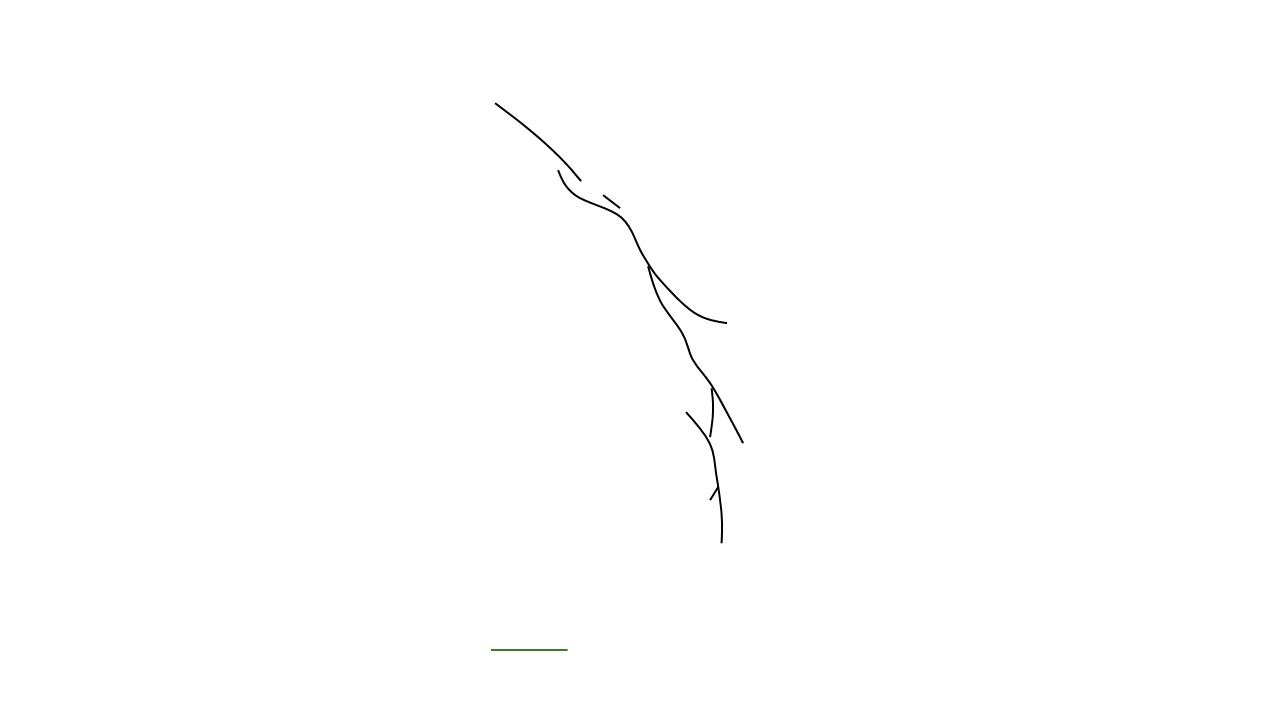
#> input picture ImageToInput/FaultImage.jpg, 1280 x 720 px, found by its file name
$ python Fault_segmentation_entire_process.py
#> lines starting #> are read from the running program, lines starting #| are printed output that depends on the picture; after the words box and inside, x2 and y2 are one past the last pixel; in counts of white or black regions, pixels touching at a corner belong together
import cv2
import numpy as np
import math
from skimage.morphology import skeletonize
from skimage.util import invert
import sknw
import networkx as nx
from scipy.ndimage import convolve
from scipy.sparse import csr_matrix
from scipy.sparse.csgraph import dijkstra


"""
Input file name should be [Faultimage.jpg].

This script processes an input drawing of a fault line by performing the following steps:
1. Background removal: Keeps only the black fault lines and green scale line parts of the image.
2. Fault segmentation: Removes the green scale line, skeletonizes the remaining drawing,
   computes its length using Dijkstra's algorithm, and segments it into individual lines.
3. Line segment splitting: Filters out duplicate or very similar overlapping segments.

The processed outputs include images with marked endpoints and a text file with the segment endpoints,
with coordinates scaled to real-world units (kilometers).
"""


# Give the scale length (units correspond to its real-life length in kilometers)
scale_length = 100.0

# Define the min and max segment lengths in real-world units, then convert to pixels
min_length_units = 1.9  # minimum segment length in units    # finecase: 2.9
max_length_units = 2.5   # maximum segment length in units   # finecase: 3.7

# Change this line to rename the file you want to analyze
base_name = "ImageReader/Faultimage"

# Write the real file names and paths
drawing_file = f"{base_name}.jpg"
# no_background_file = f"{base_name}_drawing_no_background.jpg"
no_background_file = f"{base_name}.jpg"
segmented_endpoints_file = f"{base_name}_segmented_endpoints.txt"
segmented_file = f"{base_name}_segmented.jpg"


def background_remover():
    """
    Reads the drawing file, removes the background by keeping only black and green parts,
    and saves the result as the no-background file.
    """
    # Read the image
    image = cv2.imread(drawing_file)
#> image is the input picture: shape (720, 1280, 3); mean B, G, R 254.5, 254.5, 254.5
    if image is None:
        print(f"Can't read the image '{drawing_file}'.")
        exit()

    # Convert to HSV color space
    hsv = cv2.cvtColor(image, cv2.COLOR_BGR2HSV)
#> hsv: shape (720, 1280, 3); mean H, S, V 0.1, 0, 254.5

    # Define HSV ranges for black and green
    lower_black = np.array([0, 0, 0])
    upper_black = np.array([180, 255, 50])
    lower_green = np.array([35, 40, 40])
    upper_green = np.array([85, 255, 255])

    # Create masks for black and green colors
    mask_black = cv2.inRange(hsv, lower_black, upper_black)
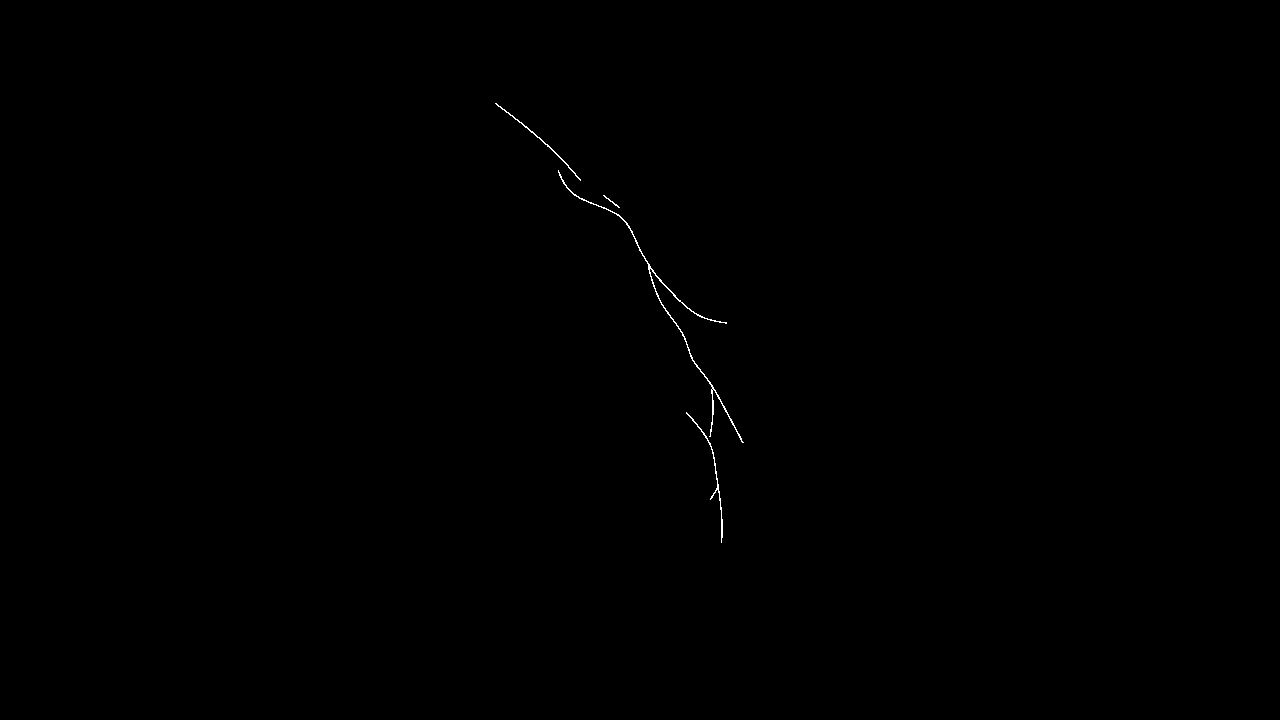
#> mask_black: shape (720, 1280); 0.12% white in thin lines or dots, all inside (x1, y1, x2, y2) = (495, 103, 744, 543)
    mask_green = cv2.inRange(hsv, lower_green, upper_green)
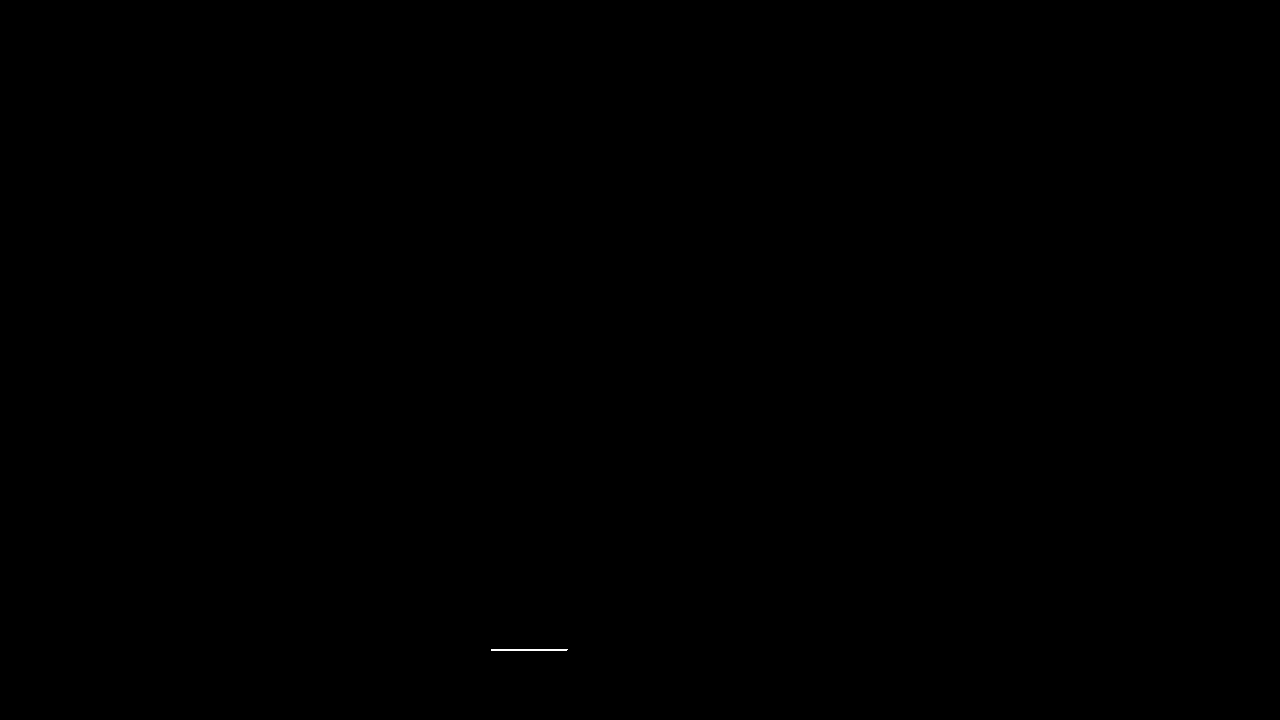
#> mask_green: shape (720, 1280); 0.02% white in thin lines or dots, all inside (x1, y1, x2, y2) = (491, 649, 568, 651)

    # Combine the masks
    mask = cv2.bitwise_or(mask_black, mask_green)
#> mask: shape (720, 1280); 0.14% white in thin lines or dots, all inside (x1, y1, x2, y2) = (491, 103, 744, 651)

    # Create an output image with a white background
    output = np.full_like(image, 255)
    output[mask != 0] = image[mask != 0]

    # Save the image without background
    cv2.imwrite(no_background_file, output)
    print("Background removal done")

def fault_segmentation():
    """
    Reads the no-background image, takes out the green fault line,
    computes a skeleton and its length, then segments the skeleton
    into lines, and finally saves both an image with blue points
    and a text file with the endpoints.
    """
    # Read the image with no background
    image = cv2.imread(no_background_file)
    if image is None:
        print(f"Can't read '{no_background_file}'.")
        exit()
    height, width = image.shape[:2]
#> height = 720; width = 1280

    # Convert image to HSV and create a mask for green
    hsv = cv2.cvtColor(image, cv2.COLOR_BGR2HSV)
#> hsv: shape (720, 1280, 3); mean H, S, V 0.1, 0, 254.7
    lower_green = np.array([40, 40, 40])
    upper_green = np.array([80, 255, 255])
    mask_green = cv2.inRange(hsv, lower_green, upper_green)
#> mask_green: shape (720, 1280); 0.02% white in thin lines or dots, all inside (x1, y1, x2, y2) = (495, 649, 566, 651)
    mask_green_bool = mask_green > 0

    # Skeletonize the green mask
    skeleton_green = skeletonize(mask_green_bool)
#> skeleton_green: shape (720, 1280) bool; 0.01% white in thin lines or dots, all inside (x1, y1, x2, y2) = (495, 649, 566, 650)

    def find_endpoints(skel):
        """
        Finds endpoints in a skeletonized binary image.
        """
        kernel = np.array([[1, 1, 1],
                           [1, 10, 1],
                           [1, 1, 1]])
        neighbor_count = convolve(skel.astype(int), kernel, mode='constant', cval=0)
#> neighbor_count: shape (720, 1280) int64; 6 distinct labels, from 0 to 12
        endpoints = np.logical_and(skel, neighbor_count == 11)
        return endpoints

    # Find endpoints of the green skeleton and mark them with blue dots
    endpoints_green = find_endpoints(skeleton_green)
    coords = np.column_stack(np.where(endpoints_green))
#> coords = [[649, 495], [649, 565]]
    if coords.shape[0] != 2:
        print("Found more than two endpoints for the green line.")
    # In OpenCV, color is in BGR. Blue is (255, 0, 0)
    for y, x in coords:
        cv2.circle(image, (x, y), radius=3, color=(255, 0, 0), thickness=-1)
#> this loop made 2 passes
#> image: shape (720, 1280, 3); mean B, G, R 254.7, 254.7, 254.6

    def compute_skeleton_length(skel):
        """
        Calculates the length of a skeleton (in pixels) using a Dijkstra shortest-path
        between its two endpoints.
        """
        coords = np.column_stack(np.where(skel))
#> coords = 71 pairs, first value 649 to 649, second value 495 to 565
        indices = np.ravel_multi_index((coords[:, 0], coords[:, 1]), skel.shape)
#> indices = 71 values from 831215 to 831285
        index_map = -np.ones(skel.shape, dtype=int)
        index_map[coords[:, 0], coords[:, 1]] = np.arange(len(coords))
#> index_map: shape (720, 1280) int64; 72 distinct labels, from -1 to 70
        data = []
        row_ind = []
        col_ind = []
        for i in range(len(coords)):
            y, x = coords[i]
            neighbors = [(y - 1, x - 1), (y - 1, x), (y - 1, x + 1),
                         (y, x - 1),               (y, x + 1),
                         (y + 1, x - 1), (y + 1, x), (y + 1, x + 1)]
            for ny, nx in neighbors:
                if 0 <= ny < skel.shape[0] and 0 <= nx < skel.shape[1]:
                    if skel[ny, nx]:
                        j = index_map[ny, nx]
                        if j >= 0:
                            dist = np.hypot(ny - y, nx - x)
                            data.append(dist)
                            row_ind.append(i)
                            col_ind.append(j)
#> this loop made 71 passes
#> after the loop, col_ind = 140 values, max 70 at index 138, min 0 at index 1, mean 35; data = 140 values from 1 to 1; row_ind = 140 values from 0 to 70
        adjacency = csr_matrix((data, (row_ind, col_ind)), shape=(len(coords), len(coords)))
        endpoints_coords = np.column_stack(np.where(find_endpoints(skel)))
#> endpoints_coords = [[649, 495], [649, 565]]
        if endpoints_coords.shape[0] != 2:
            print("Warning: Skeleton doesn't have exactly two endpoints.")
            return None
        start_idx = index_map[endpoints_coords[0, 0], endpoints_coords[0, 1]]
#> start_idx = 0
        end_idx = index_map[endpoints_coords[1, 0], endpoints_coords[1, 1]]
#> end_idx = 70
        dist_matrix, predecessors = dijkstra(csgraph=adjacency, directed=False,
                                             indices=start_idx, return_predecessors=True)
#> dist_matrix = 71 values from 0 to 70; predecessors = 71 values from -9999 to 69
        length = dist_matrix[end_idx]
#> length = 70
        return length

    # Compute the length of the green line and the scale factor (units correspond to its real-life length in kilometers)
    length_in_pixels = compute_skeleton_length(skeleton_green)
#> length_in_pixels = 70
    if length_in_pixels is None:
        print("Can't compute the length of the green line.")
        exit()
    scale_factor = scale_length / length_in_pixels
#> scale_factor = 1.43

    # Remove the green parts (fault line) from the image by setting those pixels to white
    image[mask_green_bool] = [255, 255, 255]
#> image: shape (720, 1280, 3); mean B, G, R 254.7, 254.7, 254.7

    for y, x in coords:
        cv2.circle(image, (x, y), radius=4, color=(255, 255, 255), thickness=-1)
#> image: shape (720, 1280, 3); mean B, G, R 254.7, 254.7, 254.7

    # Prepare a binary image for skeletonization of the remaining (fault) drawing
    gray = cv2.cvtColor(image, cv2.COLOR_BGR2GRAY)
    _, binary = cv2.threshold(gray, 50, 255, cv2.THRESH_BINARY_INV)
    binary_bool = binary > 0
    skeleton = skeletonize(binary_bool)
#> skeleton: shape (720, 1280) bool; 0.07% white in thin lines or dots, all inside (x1, y1, x2, y2) = (496, 104, 744, 543)

    # Build a graph from the skeleton using sknw
    graph = sknw.build_sknw(skeleton.astype(np.uint8),ring=True)

    min_length_pixels = min_length_units / scale_factor
    max_length_pixels = max_length_units / scale_factor

    def segment_edge(pts, min_len, max_len):
        """
        Splits a sequence of points (edge) into segments whose length is between min_len and max_len.
        """
        dists = np.sqrt(np.sum(np.diff(pts, axis=0) ** 2, axis=1))
        cumulative_dists = np.concatenate(([0], np.cumsum(dists)))
        segments = []
        start_idx = 0
        while start_idx < len(pts) - 1:
            end_idx = start_idx + 1
            while end_idx < len(pts):
                delta = cumulative_dists[end_idx] - cumulative_dists[start_idx]
                if delta >= min_len and delta <= max_len:
                    segments.append((pts[start_idx], pts[end_idx]))
                    start_idx = end_idx
                    break
                elif delta > max_len:
                    segments.append((pts[start_idx], pts[end_idx - 1]))
                    start_idx = end_idx - 1
                    break
                else:
                    end_idx += 1
            else:
                segments.append((pts[start_idx], pts[-1]))
                break
        return segments

    # Process each edge in the graph to split it into segments
    line_segments = []
    for (s, e), edge in graph.edges.items():
        pts = edge['pts']
        segments = segment_edge(pts, min_length_pixels, max_length_pixels)
        line_segments.extend(segments)

    # Save the endpoints of each segment into a text file.
    # The coordinates are transformed to a coordinate system where the origin is at the bottom left,
    # and scaled by the previously found scale factor.
    with open(segmented_endpoints_file, 'w') as f:
        for seg in line_segments:
            p1, p2 = seg
            y1_img, x1_img = p1
            y2_img, x2_img = p2

            # Convert to a standard coordinate system (with the origin at bottom left)
            y1_std = height - y1_img
            y2_std = height - y2_img

            # Apply the scale factor
            x1 = x1_img * scale_factor
            x2 = x2_img * scale_factor
            y1 = y1_std * scale_factor
            y2 = y2_std * scale_factor

            f.write(f"{x1}, {y1}, {x2}, {y2}\n")

    # Mark the endpoints of each segment on the image with blue dots (BGR: (255, 0, 0))
    for seg in line_segments:
        p1, p2 = seg
        y1, x1 = p1
        y2, x2 = p2
        cv2.circle(image, (int(x1), int(y1)), radius=2, color=(255, 0, 0), thickness=-1)
        cv2.circle(image, (int(x2), int(y2)), radius=2, color=(255, 0, 0), thickness=-1)

    # Save the segmented image with marked endpoints
    cv2.imwrite(segmented_file, image)
    print("Fault segmentation done")

def line_segment_splitter():
    """
    Reads the endpoints file, removes segments that are too close to each other,
    and writes the filtered endpoints back to the same file.
    """
    rows = []
    with open(segmented_endpoints_file, 'r') as f:
        for line in f:
            line = line.strip()
            if line == '':
                continue
            # Split by comma and convert the strings to floats
            a_str, b_str, c_str, d_str = line.split(',')
            a = float(a_str)
            b = float(b_str)
            c = float(c_str)
            d = float(d_str)
            rows.append((a, b, c, d))

    # Identify rows that are very similar (like duplicate segments) and delete them
    rows_to_delete = set()
    for i in range(len(rows)):
        if i in rows_to_delete:
            continue
        a_i, b_i, c_i, d_i = rows[i]
        for j in range(i + 1, len(rows)):
            if j in rows_to_delete:
                continue
            a_j, b_j, c_j, d_j = rows[j]
            dist1 = math.hypot(a_i - a_j, b_i - b_j)
            dist2 = math.hypot(c_i - c_j, d_i - d_j)
            if dist1 < 0.01 and dist2 < 0.01:
                rows_to_delete.add(i)
                break

    # Write back only the unique rows
    with open(segmented_endpoints_file, 'w') as f_new:
        for idx, row in enumerate(rows):
            if idx not in rows_to_delete:
                f_new.write(', '.join(map(str, row)) + '\n')

    print("Line segment splitting done")

if __name__ == "__main__":
    print("Background removal")
    background_remover()

    print("Fault segmentation")
    fault_segmentation()
#> (the call stopped at in fault_segmentation, `graph = sknw.build_sknw(skeleton.astype(np.uint8),ring=True)`: sknw is not available in this run)

    print("Line segment split")
#> (the run stopped early here; a loop or call above may not have finished)
